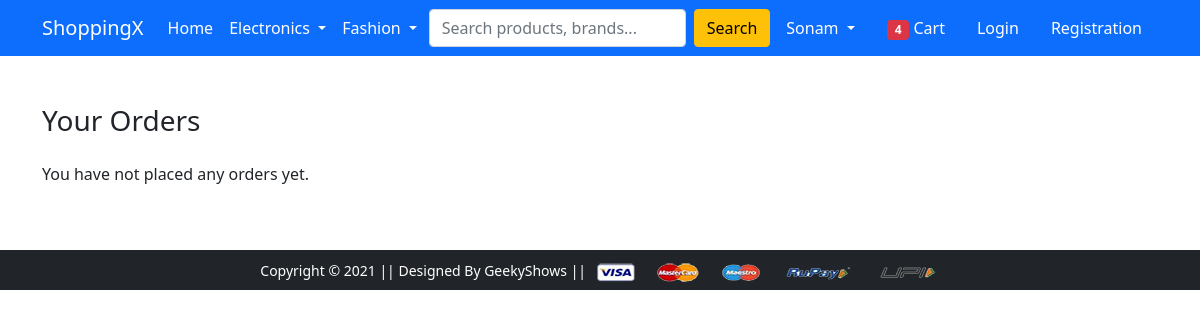
The app's page /orders/ (signed in), older data.
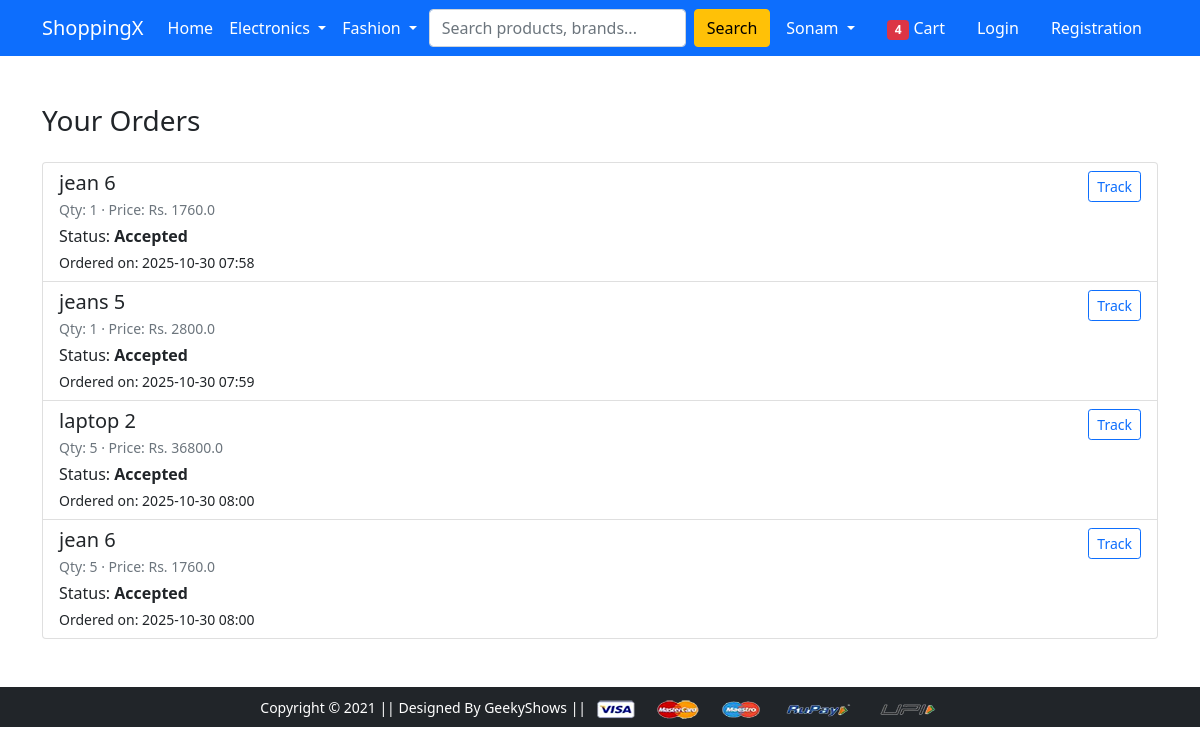
The same page, newer data.
### app/models.py (models this page shows, shortened)
class OrderPlaced(models.Model):
    user = models.ForeignKey(User, on_delete=models.CASCADE)
    customer = models.ForeignKey(Customer, on_delete=models.CASCADE)
    product = models.ForeignKey(Product, on_delete=models.CASCADE)
    quantity = models.PositiveIntegerField(default=1)
    ordered_date = models.DateTimeField(auto_now_add=True)
    status = models.CharField(max_length=50, choices=STATUS_CHOICES, default='Pending')
    payment_method = models.CharField(max_length=20, choices=PAYMENT_CHOICES, default='COD')
    tracking_id = models.CharField(max_length=36, unique=True, null=True, blank=True)

class Product(models.Model):
    title = models.CharField(max_length=100)
    selling_price = models.FloatField()
    discounted_price = models.FloatField()
    description = models.TextField()
    brand = models.CharField(max_length=100)
    category = models.CharField(choices=CATEGORY_CHOICES, max_length=2)
    product_image = models.ImageField(upload_to='productimg')

### app/views.py (the view)
# urls.py: path('orders/', views.orders, name='orders'),
def orders(request):
    if not request.user.is_authenticated:
        return redirect('login')
    user_orders = OrderPlaced.objects.filter(user=request.user).select_related('product', 'customer')
    return render(request, 'app/orders.html', {'orders': user_orders})

### app/templates/app/orders.html (shortened to what this page needs)
{% extends 'app/base.html' %}
{% load static %}
{% block main-content %}
<div class="container my-5">
 <div class="row">
    <div class="col-12 mb-3">
        <h3>Your Orders</h3>
    </div>
    <div class="col-12">
        {% if orders and orders.count %}
            <div class="list-group">
                {% for o in orders %}
                    <div class="list-group-item">
                        <div class="d-flex justify-content-between align-items-start">
                            <div>
                                <h5 class="mb-1">{{ o.product.title }}</h5>
                                <p class="mb-1 small text-muted">Qty: {{ o.quantity }} &middot; Price: Rs. {{ o.product.discounted_price }}</p>
                                <p class="mb-1">Status: <strong>{{ o.status }}</strong></p>
                                <p class="mb-0 small">Ordered on: {{ o.ordered_date|date:"Y-m-d H:i" }}</p>
                            </div>
                            <div class="text-end">
                                {% if o.tracking_id %}
                                    <a href="{% url 'track-order' %}?tracking_id={{ o.tracking_id }}" class="btn btn-outline-primary btn-sm">Track</a>
                                {% else %}
                                    <span class="text-muted small">No tracking</span>
                                {% endif %}
                            </div>
                        </div>
                    </div>
                {% endfor %}
            </div>
        {% else %}
            <p>You have not placed any orders yet.</p>
        {% endif %}
    </div>
 </div>
</div>
{% endblock main-content %}

### app/templates/app/base.html (shortened to what this page needs)
<!doctype html>
{% load static %}
<html lang="en">
  <head>
    <link href="https://cdn.jsdelivr.net/npm/bootstrap@5.0.0-beta1/dist/css/bootstrap.min.css" rel="stylesheet">
    <link rel="stylesheet" href="{% static 'app/css/owl.carousel.min.css' %}">
    <link rel="stylesheet" href="{% static 'app/css/all.min.css' %}">
    <link rel="stylesheet" href="{% static 'app/css/style.css' %}">
  </head>
  <body>
    <nav class="navbar navbar-expand-lg navbar-dark bg-primary">
     <div class="container">
       <a class="navbar-brand" href="/">ShoppingX</a>
       <div class="collapse navbar-collapse" id="navbarSupportedContent">
         <ul class="navbar-nav me-auto mb-2 mb-lg-0">
           <li class="nav-item">
             <a class="nav-link active" aria-current="page" href="/">Home</a>
           </li>
           <li class="nav-item dropdown">
             <a class="nav-link dropdown-toggle text-white" href="#" id="electronicsDropdown" role="button" data-bs-toggle="dropdown" aria-expanded="false">
               Electronics
             </a>
           </li>
           <li class="nav-item dropdown">
             <a class="nav-link dropdown-toggle text-white" href="#" id="fashionDropdown" role="button" data-bs-toggle="dropdown" aria-expanded="false">
               Fashion
             </a>
           </li>
         </ul>
         <form class="d-flex" method="get" action="{% url 'search' %}">
           <input name="q" class="form-control me-2" type="search" placeholder="Search products, brands..." aria-label="Search">
           <button class="btn btn-warning" type="submit">Search</button>
         </form>
         <div>
          <ul class="navbar-nav me-auto mb-2 mb-lg-0">
           <li class="nav-item dropdown mx-2">
              <a class="nav-link dropdown-toggle text-white" href="#" id="profileDropdown" role="button" data-bs-toggle="dropdown" aria-expanded="false">
                Sonam
              </a>
            </li>
            <li class="nav-item mx-2">
             <a href="{% url 'add-to-cart' %}" class="nav-link text-white"><span class="badge bg-danger">4</span> Cart </a>
            </li>
            <li class="nav-item mx-2">
             <a href="{% url 'login' %}" class="nav-link text-white">Login</a>
            </li>
            <li class="nav-item mx-2">
             <a href="{% url 'customerregistration' %}" class="nav-link text-white">Registration</a>
            </li>
          </ul>
         </div>
       </div>
     </div>
    </nav>
    {% block main-content %} {% endblock main-content %}
    <footer class="container-fluid bg-dark text-center p-2 mt-5">
        <small class="text-white">Copyright &copy; 2021 || Designed By GeekyShows || </small>
        <img src="{% static 'app/images/payment.png' %}" alt="" srcset="" class="img-fluid" height="2px">
    </footer>
  </body>
</html>

Row changes from the older to the newer data that the page shows:
added OrderPlaced: product "jean 6", quantity "1", product.discounted_price "1760.0", status "Accepted", ordered_date "2025-10-30 07:58"
added OrderPlaced: product "jeans 5", quantity "1", product.discounted_price "2800.0", status "Accepted", ordered_date "2025-10-30 07:59"
added OrderPlaced: product "laptop 2", quantity "5", product.discounted_price "36800.0", status "Accepted", ordered_date "2025-10-30 08:00"
added OrderPlaced: product "jean 6", quantity "5", product.discounted_price "1760.0", status "Accepted", ordered_date "2025-10-30 08:00"
Text that changed along with them:
text no longer shown: "You have not placed any orders yet."
